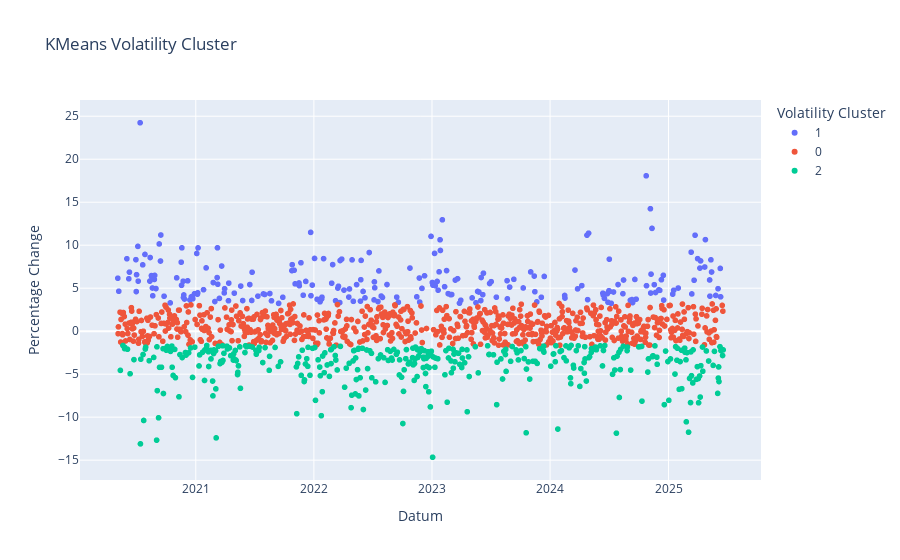

Here is the notebook cell this chart was saved with:
### Markdown cell above
### Checking the volatility in percentage daily changes

### Code cell
fig = px.scatter(df_stock, x="Datum", y="perc_change", color="cluster_str", 
                 title="KMeans Volatility Cluster", 
                 labels={"date": "Date", "perc_change": "Percentage Change", 
                         "cluster_str": "Volatility Cluster",})
fig.show()

### Figure 1 — Plotly figure (JSON) as saved in the notebook; plotly's stock layout.template omitted (floating-point values rounded to 4 significant figures; data arrays with more than 128 entries replaced by an {"elided": "..."} marker saying what was removed)
{"data": [{"hovertemplate": "Volatility Cluster=1<br>Datum=%{x}<br>Percentage Change=%{y}<extra></extra>", "legendgroup": "1", "marker": {"color": "#636efa", "symbol": "circle"}, "mode": "markers", "name": "1", "showlegend": true, "type": "scattergl", "x": {"elided": "225 str values"}, "xaxis": "x", "y": {"elided": "225 float values"}, "yaxis": "y"}, {"hovertemplate": "Volatility Cluster=0<br>Datum=%{x}<br>Percentage Change=%{y}<extra></extra>", "legendgroup": "0", "marker": {"color": "#EF553B", "symbol": "circle"}, "mode": "markers", "name": "0", "showlegend": true, "type": "scattergl", "x": {"elided": "702 str values"}, "xaxis": "x", "y": {"elided": "702 float values"}, "yaxis": "y"}, {"hovertemplate": "Volatility Cluster=2<br>Datum=%{x}<br>Percentage Change=%{y}<extra></extra>", "legendgroup": "2", "marker": {"color": "#00cc96", "symbol": "circle"}, "mode": "markers", "name": "2", "showlegend": true, "type": "scattergl", "x": {"elided": "378 str values"}, "xaxis": "x", "y": {"elided": "378 float values"}, "yaxis": "y"}], "layout": {"legend": {"title": {"text": "Volatility Cluster"}, "tracegroupgap": 0}, "title": {"text": "KMeans Volatility Cluster"}, "xaxis": {"anchor": "y", "domain": [0, 1], "title": {"text": "Datum"}}, "yaxis": {"anchor": "x", "domain": [0, 1], "title": {"text": "Percentage Change"}}}}
